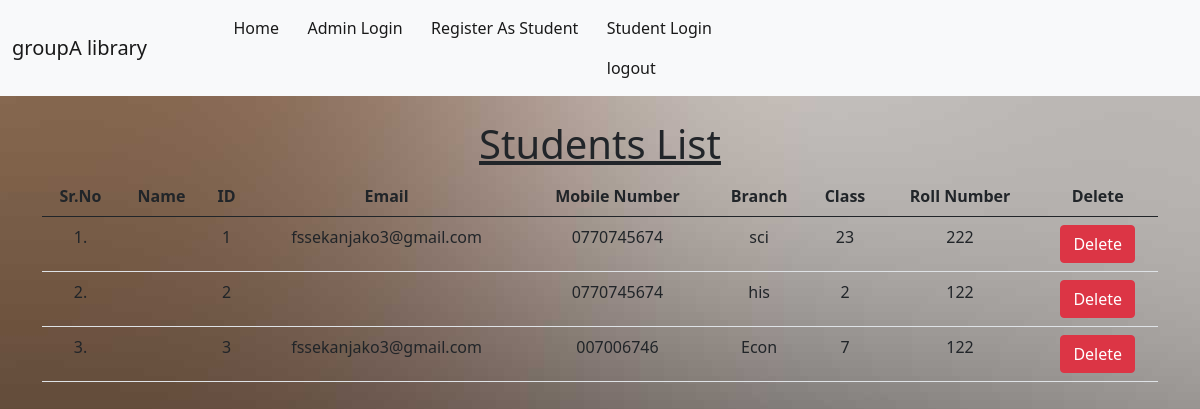
The app's page /view_students/ with its own data.
### library/models.py (models this page shows, shortened)
class Student(models.Model):
    user = models.OneToOneField(User, on_delete=models.CASCADE)
    classroom = models.CharField(max_length=10)
    branch = models.CharField(max_length=10)
    roll_no = models.CharField(max_length=3, blank=True)
    phone = models.CharField(max_length=10, blank=True)
    image = models.ImageField(upload_to="", blank=True)

### library/views.py (the view)
# urls.py: path("view_students/", views.view_students, name="view_students"),
def view_students(request):
    students = Student.objects.all()
    return render(request, "view_students.html", {'students':students})

### library/templates/view_students.html (shortened to what this page needs)
{% extends 'basic.html' %}
{% load static %}
{% block body %}<!DOCTYPE html>
<html lang="en">
<head>
</head>
<body style="background-image: url('{% static 'library/images/hero_bg_1.jpg'%}');">
    <div class="container mt-4">
    <h1 class="text-center"><u>Students List</u></h1>
    <table class="table table-hover" id="example">
        <thead>
            <tr class="text-center">
                <th>Sr.No</th>
                <th>Name</th>
                <th>ID</th>
                <th>Email</th>
                <th>Mobile Number</th>
                <th>Branch</th>
                <th>Class</th>
                <th>Roll Number</th>
                <th>Delete</th>
            </tr>
        </thead>
        <tbody>
            {% for student in students %}
            <tr class="text-center">
                <td>{{forloop.counter}}.</td>
                <td>{{student.user.get_full_name}}</td>
                <td>{{student.user.id}}</td>
                <td>{{student.user.email}}</td>
                <td>{{student.phone}}</td>
                <td>{{student.branch}}</td>
                <td>{{student.classroom}}</td>
                <td>{{student.roll_no}}</td>
                <td><a href="/delete_book/{{book.id}}/" class="btn btn-danger" onclick="return confirm('Are you sure you want to delete this student?')">Delete</a></td>
            </tr>
            {% endfor %}
        </tbody>
    </table>
    </div>
{% endblock %}

### library/templates/view_students.html (style rules this page uses)
.container { text-align: center; }

### records on screen
Student: user.id "1", user.email "fssekanjako3@gmail.com", phone "0770745674", branch "sci", classroom "23", roll_no "222"
Student: user.id "2", phone "0770745674", branch "his", classroom "2", roll_no "122"
Student: user.id "3", user.email "fssekanjako3@gmail.com", phone "007006746", branch "Econ", classroom "7", roll_no "122"
